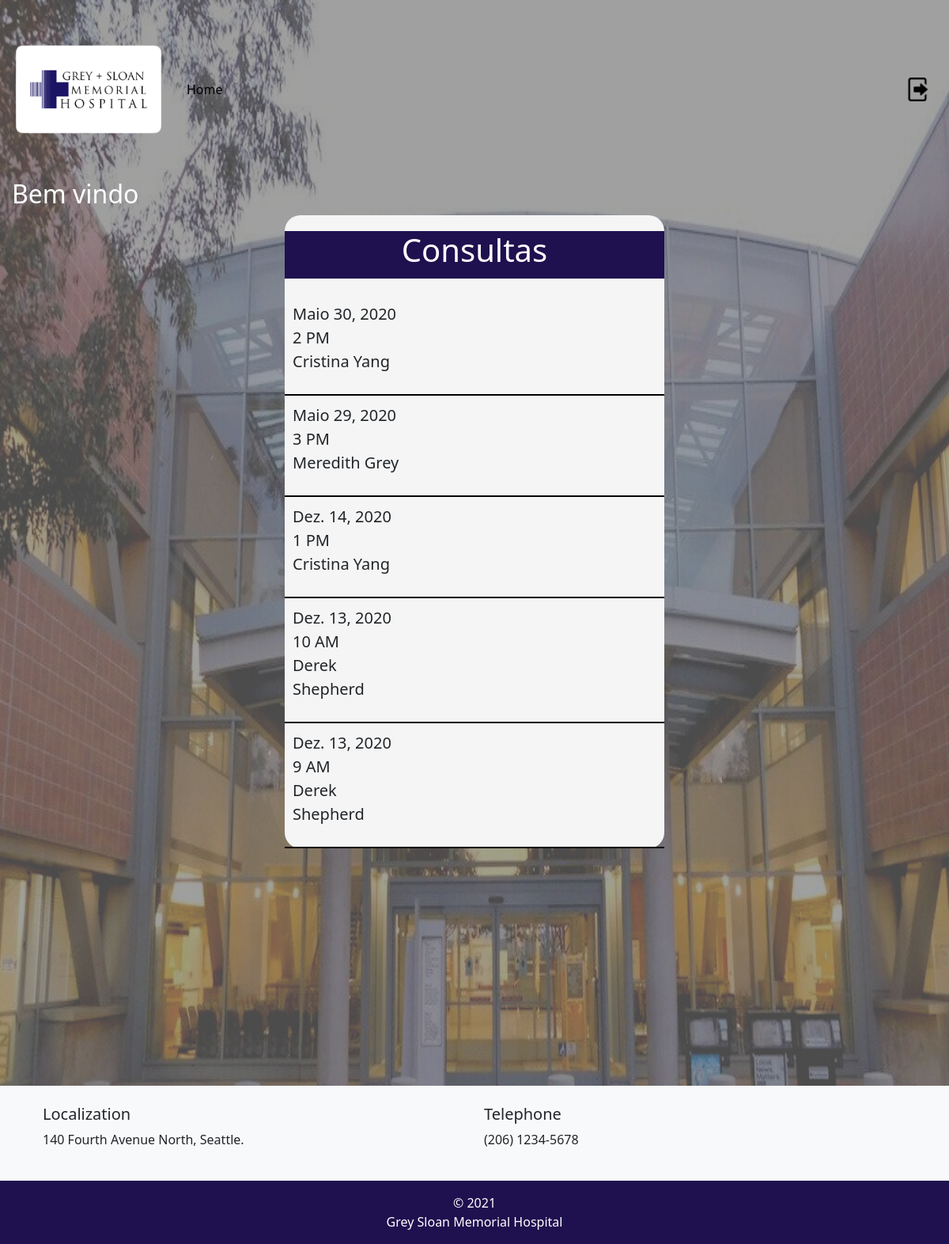
The page /dashboard/1 (signed in) on the database its author committed.
### home/models.py (models this page shows, shortened)
class Agendamento(models.Model):
    data = models.DateField(auto_now=False, auto_now_add=False, default=None)
    TIME_CHOICE = (
    ('9 AM', '09:00:00'),
    ('10 AM', '10:00:00'),
    ('11 AM', '11:00:00'),
    ('12 PM', '12:00:00'),
    ('1 PM', '13:00:00'),
    ('2 PM', '14:00:00'),
    ('3 PM', '15:00:00'),
    )
    horario = models.CharField(max_length=10, choices=TIME_CHOICE)
    medicos = models.ForeignKey(Medico, on_delete=models.DO_NOTHING)
    mostrar = models.BooleanField(default=True)

class Medico(models.Model):
    nome = models.CharField(max_length=20, default=None)
    crm = models.CharField(max_length=15)
    especialidade = models.CharField(max_length=60, default=None)
    foto = models.ImageField(blank=True, upload_to='foto_produto/%y/%m/%d/')
    mostrar = models.BooleanField(default=True)
    def __str__(self):
        return self.nome

### home/views.py (the view)
# urls.py: path('dashboard/<int:iduser>', views.dashboard, name='dashboard'),
@login_required(redirect_field_name='login')
def dashboard(request, iduser):
    user = User.objects.filter(id=iduser)
    dados = Agendamento.objects.order_by('-id').filter(
        mostrar=True
    )
    return render(request, 'dashboard.html', {'dados': dados, 'user': user})

### home/templates/dashboard.html (shortened to what this page needs)
{% load static %}
{% load bootstrap5 %}
<!DOCTYPE html>
<html lang="pt-br">
<head>
    <link rel="stylesheet" href="{% static 'css/style.css' %}">
    {% bootstrap_css %}
</head>
<body style="background-image: url({% static 'img/background.png' %}); background-repeat: no-repeat; background-size: 100% 100%; ">
<header id="header-wrap">
    <nav class="navbar navbar-expand-lg navbar-light bg-transparent">
        <div class="container-fluid">
            <a class="navbar-brand">
                <img id="logo" src="{% static 'img/logo-hospital.png' %}" style="height: 200px;">
            </a>
            <div class="collapse navbar-collapse" id="navbarSupportedContent">
                <ul class="navbar-nav me-auto mb-2 mb-lg-0">
                    <li class="nav-item">
                        <a class="nav-link active" aria-current="page" href="{% url 'home' %}">Home</a>
                    </li>
                </ul>
                <a class="btn" href="{% url 'logout' %}"><img src="{% static 'img/logout.ico' %}" style="height: 30px;"></a>
            </div>
        </div>
    </nav>
</header>
<div class="welcome" style="color: white; margin-left: 15px;">
  <h2>Bem vindo {{ user.get_full_name }}</h2>
</div>
<div class="content" style="display: flex; justify-content: center;">
<div class="consultas" style="font-size: 20px; background-color: #f5f5f5; border-radius: 20px; width: 40%; ">
    <div class="titulo" style="height: 60px; background-color:#1f104f; color: white; margin-top:20px; margin-bottom:20px; text-align: center;">
        <h1>Consultas</h1>
    </div>
    {% for linhas in dados %}
    <div class="col-md-6 col-sm-12 col-lg-4" style="padding: 10px;">
        <p>
            {{linhas.data}} <br> {{linhas.horario}} <br> {{linhas.medicos}}
        </p>
    </div>
    <div id="divisor" style="height: 2px; width:100%; background-color: black;"></div>
    {% endfor %}
</div>
</div>
{% include 'footer.html' %}
</body>
</html>

### rows shown on the page
Agendamento: data "Maio 30, 2020", horario "2 PM", medicos "Cristina Yang"
Agendamento: data "Maio 29, 2020", horario "3 PM", medicos "Meredith Grey"
Agendamento: data "Dez. 14, 2020", horario "1 PM", medicos "Cristina Yang"
Agendamento: data "Dez. 13, 2020", horario "10 AM", medicos "Derek Shepherd"
Agendamento: data "Dez. 13, 2020", horario "9 AM", medicos "Derek Shepherd"
